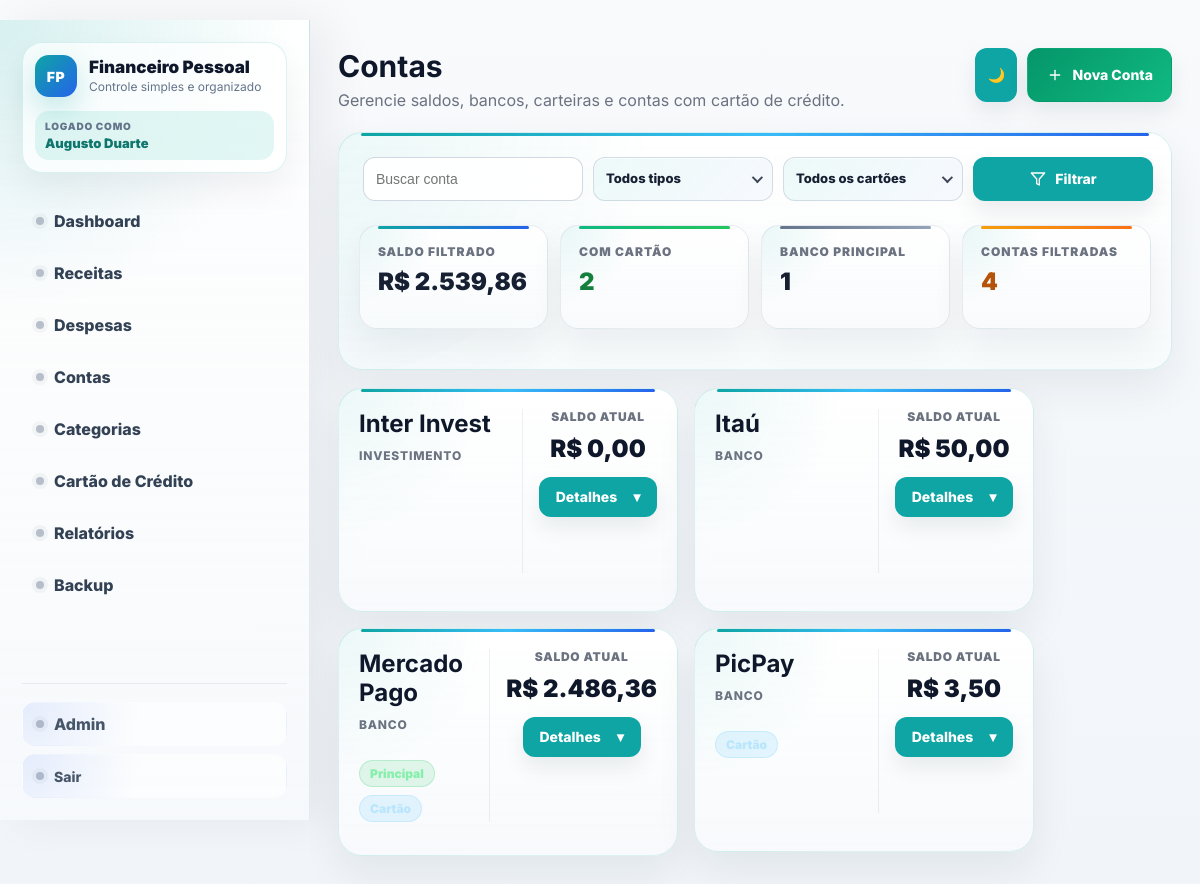
/contas/ (signed in), run on the app's committed database.
### financeiro/models.py (models this page shows, shortened)
class Conta(models.Model):
    TIPO_CHOICES = [
        ('banco', 'Banco'),
        ('carteira', 'Carteira'),
        ('investimento', 'Investimento'),
    ]
    usuario = models.ForeignKey(settings.AUTH_USER_MODEL, on_delete=models.CASCADE, related_name='contas_financeiras')
    nome = models.CharField('Nome', max_length=100)
    tipo = models.CharField(max_length=20, choices=TIPO_CHOICES)
    saldo_inicial = models.DecimalField('Saldo inicial', max_digits=12, decimal_places=2, default=0)
    banco_principal = models.BooleanField('Banco principal', default=False)
    possui_cartao_credito = models.BooleanField('Possui cartão de crédito?', default=False)
    dias_antes_fechamento_fatura = models.PositiveIntegerField('Dias antes do vencimento da fatura', null=True, blank=True)
    dia_vencimento_fatura = models.PositiveIntegerField('Dia de vencimento da fatura', null=True, blank=True)
    class Meta:
        verbose_name = 'Conta'
        verbose_name_plural = 'Contas'

### financeiro/views.py (the view)
# urls.py: path('contas/', login_required(views.lista_contas), name='lista_contas'),
def lista_contas(request):
    usuario = request.user
    contas = Conta.objects.filter(usuario=usuario).order_by('nome')
    q = request.GET.get('q', '').strip()
    tipo = request.GET.get('tipo', '')
    cartao = request.GET.get('cartao', '')
    if q:
        contas = contas.filter(nome__icontains=q)
    if tipo:
        contas = contas.filter(tipo=tipo)
    if cartao == 'sim':
        contas = contas.filter(possui_cartao_credito=True)
    elif cartao == 'nao':
        contas = contas.filter(possui_cartao_credito=False)
    contas_filtradas = contas
    contas_ids = list(contas_filtradas.values_list('id', flat=True))
    total_saldo_inicial = contas_filtradas.aggregate(total=Sum('saldo_inicial'))['total'] or 0
    total_receitas_filtradas = Receita.objects.filter(
        usuario=usuario,
        conta_id__in=contas_ids,
        recebido=True,
    ).aggregate(total=Sum('valor'))['total'] or 0
    total_despesas_filtradas = Despesa.objects.filter(
        usuario=usuario,
        conta_id__in=contas_ids,
        pago=True,
    ).aggregate(total=Sum('valor'))['total'] or 0
    saldo_contas_filtradas = total_saldo_inicial + total_receitas_filtradas - total_despesas_filtradas
    resumo_contas = contas_filtradas.aggregate(
        quantidade=Count('id'),
        principais=Count('id', filter=Q(banco_principal=True)),
        com_cartao=Count('id', filter=Q(possui_cartao_credito=True)),
        sem_cartao=Count('id', filter=Q(possui_cartao_credito=False)),
    )
    paginator = Paginator(contas, 10)
    page_obj = paginator.get_page(request.GET.get('page'))
    querystring = urlencode({k: v for k, v in request.GET.items() if v and k != 'page'})
    contas_com_saldo = []
    for conta in page_obj:
        total_receitas = Receita.objects.filter(
            usuario=usuario,
            conta=conta,
            recebido=True
        ).aggregate(total=Sum('valor'))['total'] or 0
        total_despesas = Despesa.objects.filter(
            usuario=usuario,
            conta=conta,
            pago=True
        ).aggregate(total=Sum('valor'))['total'] or 0
        saldo_atual = conta.saldo_inicial + total_receitas - total_despesas
        contas_com_saldo.append({
            'conta': conta,
            'total_receitas': total_receitas,
            'total_despesas': total_despesas,
            'saldo_atual': saldo_atual,
        })
    contexto = {
        'contas_com_saldo': contas_com_saldo,
        'tipos_conta': Conta.TIPO_CHOICES,
        'page_obj': page_obj,
        'querystring': querystring,
        'filtro_q': q,
        'filtro_tipo': tipo,
        'filtro_cartao': cartao,
        'total_contas_filtradas': resumo_contas['quantidade'] or 0,
        'total_contas_principais': resumo_contas['principais'] or 0,
        'total_contas_com_cartao': resumo_contas['com_cartao'] or 0,
        'total_contas_sem_cartao': resumo_contas['sem_cartao'] or 0,
        'saldo_contas_filtradas': saldo_contas_filtradas,
    }
    return render(request, 'financeiro/lista_contas.html', contexto)

### financeiro/templatetags/currency_tags.py (called while the page is built)
@register.filter
def format_brl(value):
    if value is None:
        return ''
    try:
        valor = Decimal(value)
    except (TypeError, ValueError, InvalidOperation):
        return value
    valor = valor.quantize(Decimal('0.01'))
    valor_str = f'{valor:,.2f}'
    valor_str = valor_str.replace(',', 'X').replace('.', ',').replace('X', '.')
    return f'R$ {valor_str}'

### financeiro/templates/financeiro/lista_contas.html (shortened to what this page needs)
﻿{% extends 'financeiro/base.html' %}
{% load currency_tags %}
{% block page_title %}Contas{% endblock %}
{% block page_subtitle %}Gerencie saldos, bancos, carteiras e contas com cartão de crédito.{% endblock %}
{% block page_actions %}
    <a href="/contas/nova/" class="btn btn-success"><span class="btn-icon"><svg viewBox="0 0 24 24" stroke-width="2" stroke-linecap="round" stroke-linejoin="round"><path d="M12 5v14"></path><path d="M5 12h14"></path></svg></span>Nova Conta</a>
{% endblock %}
{% block content %}
<section class="panel">
    <form method="get" class="filter-row">
        <input type="text" name="q" value="{{ filtro_q }}" placeholder="Buscar conta" class="filter-input">
        <button type="submit" class="btn btn-secondary" data-icon="filter"><span class="btn-icon"><svg viewBox="0 0 24 24" stroke-width="2" stroke-linecap="round" stroke-linejoin="round"><path d="M22 3H2l8 9v7l4 2v-9z"></path></svg></span>Filtrar</button>
    </form>
    <div class="list-summary-cards">
        <article class="list-summary-card primary">
            <span>Saldo filtrado</span>
            <strong>{{ saldo_contas_filtradas|format_brl }}</strong>
        </article>
        <article class="list-summary-card positive">
            <span>Com cartão</span>
            <strong>{{ total_contas_com_cartao }}</strong>
        </article>
        <article class="list-summary-card neutral">
            <span>Banco principal</span>
            <strong>{{ total_contas_principais }}</strong>
        </article>
        <article class="list-summary-card warning">
            <span>Contas filtradas</span>
            <strong>{{ total_contas_filtradas }}</strong>
        </article>
    </div>
</section>
<div class="account-grid">
    {% for item in contas_com_saldo %}
    <section class="card account-card account-card--compact" data-id="{{ item.conta.id }}">
        <div class="account-summary" tabindex="0" role="button" aria-expanded="false">
            <div class="account-summary-main">
                <h2>{{ item.conta.nome }}</h2>
                <div class="account-type">{{ item.conta.get_tipo_display }}</div>
                <div class="account-chip-row">
                    {% if item.conta.banco_principal %}
                        <span class="account-chip positive">Principal</span>
                    {% endif %}
                    {% if item.conta.possui_cartao_credito %}
                        <span class="account-chip">Cartão</span>
                    {% endif %}
                </div>
            </div>
            <div class="account-summary-aside">
                <span>Saldo atual</span>
                <strong>{{ item.saldo_atual|format_brl }}</strong>
                <button type="button" class="btn btn-light btn-small account-toggle-details">Detalhes</button>
            </div>
        </div>
    </section>
    {% empty %}
    <section class="panel">
        <p class="empty">Nenhuma conta cadastrada.</p>
    </section>
    {% endfor %}
</div>
{% endblock %}

### data on the page
Conta: conta.nome "Inter Invest", conta.tipo "INVESTIMENTO", saldo_atual "R$ 0,00"
Conta: conta.nome "Itaú", conta.tipo "BANCO", saldo_atual "R$ 50,00"
Conta: conta.nome "Mercado Pago", conta.tipo "BANCO", banco_principal "Principal", possui_cartao_credito "Cartão", saldo_atual "R$ 2.486,36"
Conta: conta.nome "PicPay", conta.tipo "BANCO", possui_cartao_credito "Cartão", saldo_atual "R$ 3,50"

### other printed values
{{ nome_usuario }} "Augusto Duarte"
{{ saldo_contas_filtradas|format_brl }} "R$ 2.539,86"
{{ total_contas_com_cartao }} "2"
{{ total_contas_principais }} "1"
{{ total_contas_filtradas }} "4"
